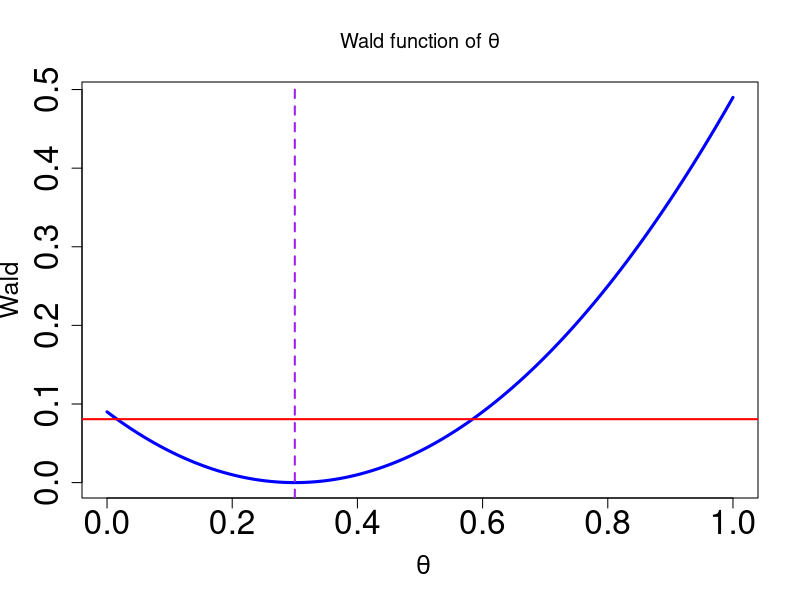
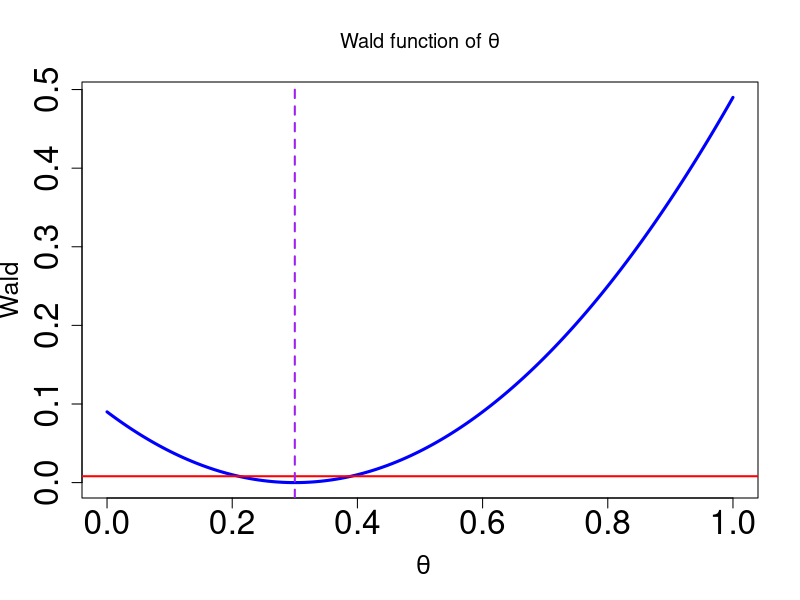
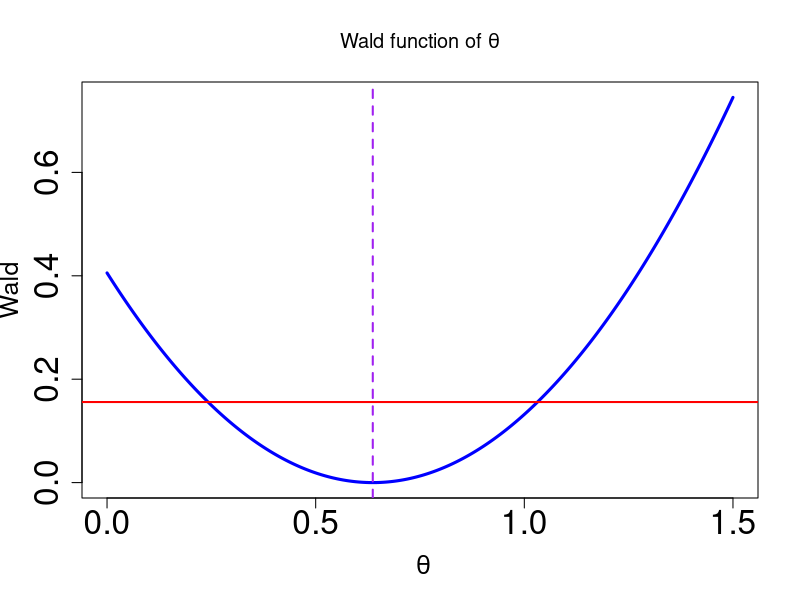
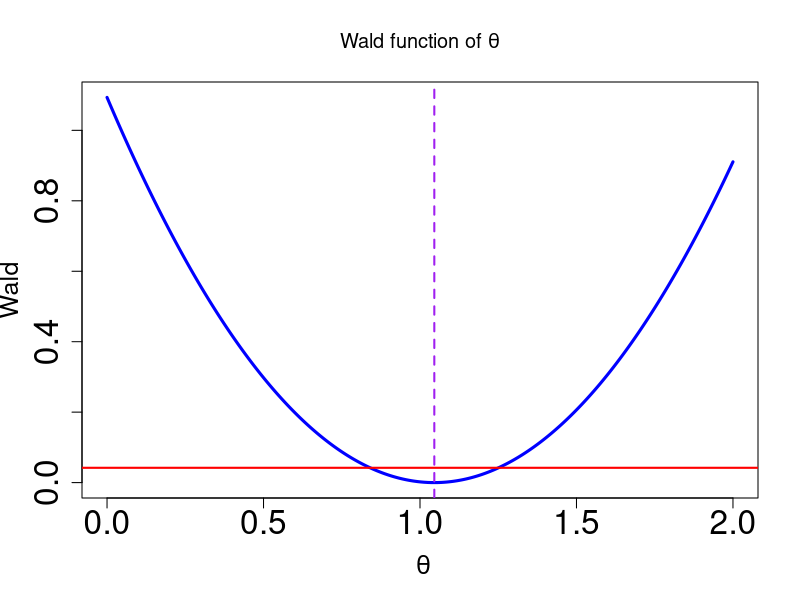

Reproduce these figures in R, in order.
## ---- chunk 1
################################################################################################
# Wald CI: Binomial case
################################################################################################

# Example 1
rm(list = ls())

library(numDeriv)

# Data
n <- 10
set.seed(4)
t <- rbinom(n = 1, size = n, prob = 0.3)
theta.hat <- t/n
theta.hat

# Profile likelihood
Rp <- Vectorize(function(theta)  theta^t*(1-theta)^(n-t)/( theta.hat^t*(1-theta.hat)^(n-t) ))

# Lambda function
Lambda <-  Vectorize( function(theta) -2*log(Rp(theta)) )

#----------------------------------------
# Wald approximation function for theta
#-----------------------------------------

hess.theta <-  hessian(Lambda , x = theta.hat)

# Threshold
lev <- 2*qchisq(0.95, df = 1)/hess.theta
lev

W.theta = Vectorize( function(theta) return( (theta-theta.hat)^2 ))
# Visualising the profile likelihood of sigma
curve(W.theta,0,1, n = 1000, lwd =3, col = "blue", cex.axis = 2, cex.lab = 1.5, main =  expression(paste("Wald function of ", theta), ylim = c(0,1)),
      xlab = ~theta, ylab = "Wald")
abline(h = lev, lwd = 2, col = "red")
abline(v = theta.hat, lwd = 2, col = "purple", lty = 2)

# 95% Confidence interval
W.thetaC = Vectorize( function(theta) return(W.theta(theta)-lev))

c(uniroot(W.thetaC,c(0.01,0.4))$root,uniroot(W.thetaC,c(0.4,0.8))$root)




# Example 2
rm(list = ls())

library(numDeriv)

# Data
n <- 100
set.seed(4)
t <- rbinom(n = 1, size = n, prob = 0.3)
theta.hat <- t/n
theta.hat

# Profile likelihood
Rp <- Vectorize(function(theta)  theta^t*(1-theta)^(n-t)/( theta.hat^t*(1-theta.hat)^(n-t) ))

# Lambda function
Lambda <-  Vectorize( function(theta) -2*log(Rp(theta)) )

#----------------------------------------
# Wald approximation function for theta
#-----------------------------------------

hess.theta <-  hessian(Lambda , x = theta.hat)

# Threshold
lev <- 2*qchisq(0.95, df = 1)/hess.theta
lev

W.theta = Vectorize( function(theta) return( (theta-theta.hat)^2 ))
# Visualising the profile likelihood of sigma
curve(W.theta,0,1, n = 1000, lwd =3, col = "blue", cex.axis = 2, cex.lab = 1.5, main =  expression(paste("Wald function of ", theta), ylim = c(0,1)),
      xlab = ~theta, ylab = "Wald")
abline(h = lev, lwd = 2, col = "red")
abline(v = theta.hat, lwd = 2, col = "purple", lty = 2)

# 95% Confidence interval
W.thetaC = Vectorize( function(theta) return(W.theta(theta)-lev))

c(uniroot(W.thetaC,c(0.1,0.3))$root,uniroot(W.thetaC,c(0.3,0.6))$root)



################################################################################################
# Wald: Exponential case
################################################################################################

# Example 1
rm(list = ls())

# Data
set.seed(123)
x <- rexp(n = 10, rate = 1)
x.bar <- mean(x)
n <- length(x)
theta.hat <- x.bar
theta.hat

# Profile likelihood
Rp <- Vectorize(function(theta)  ( exp(-n*x.bar/theta)/theta^n )/( exp(-n*x.bar/theta.hat)/theta.hat^n )  )

# Lambda function
Lambda <-  Vectorize( function(theta) -2*log(Rp(theta)) )

#----------------------------------------
# Wald approximation function for theta
#-----------------------------------------

hess.theta <-  hessian(Lambda , x = theta.hat)

# Threshold
lev <- 2*qchisq(0.95, df = 1)/hess.theta
lev

W.theta = Vectorize( function(theta) return( (theta-theta.hat)^2 ))
# Visualising the profile likelihood of sigma
curve(W.theta,0,1.5, n = 1000, lwd =3, col = "blue", cex.axis = 2, cex.lab = 1.5, main =  expression(paste("Wald function of ", theta), ylim = c(0,1)),
      xlab = ~theta, ylab = "Wald")
abline(h = lev, lwd = 2, col = "red")
abline(v = theta.hat, lwd = 2, col = "purple", lty = 2)

# 95% Confidence interval
W.thetaC = Vectorize( function(theta) return(W.theta(theta)-lev))

c(uniroot(W.thetaC,c(0.1,0.6))$root,uniroot(W.thetaC,c(0.7,1.3))$root)



# Example 2
rm(list = ls())

# Data
set.seed(123)
x <- rexp(n = 100, rate = 1)
x.bar <- mean(x)
n <- length(x)
theta.hat <- x.bar
theta.hat

# Profile likelihood
Rp <- Vectorize(function(theta)  ( exp(-n*x.bar/theta)/theta^n )/( exp(-n*x.bar/theta.hat)/theta.hat^n )  )

# Lambda function
Lambda <-  Vectorize( function(theta) -2*log(Rp(theta)) )

#----------------------------------------
# Wald approximation function for theta
#-----------------------------------------

hess.theta <-  hessian(Lambda , x = theta.hat)

# Threshold
lev <- 2*qchisq(0.95, df = 1)/hess.theta
lev

W.theta = Vectorize( function(theta) return( (theta-theta.hat)^2 ))
# Visualising the profile likelihood of sigma
curve(W.theta,0,2, n = 1000, lwd =3, col = "blue", cex.axis = 2, cex.lab = 1.5, main =  expression(paste("Wald function of ", theta), ylim = c(0,1)),
      xlab = ~theta, ylab = "Wald")
abline(h = lev, lwd = 2, col = "red")
abline(v = theta.hat, lwd = 2, col = "purple", lty = 2)

# 95% Confidence interval
W.thetaC = Vectorize( function(theta) return(W.theta(theta)-lev))

c(uniroot(W.thetaC,c(0.5,1.0))$root,uniroot(W.thetaC,c(1.0,1.5))$root)
